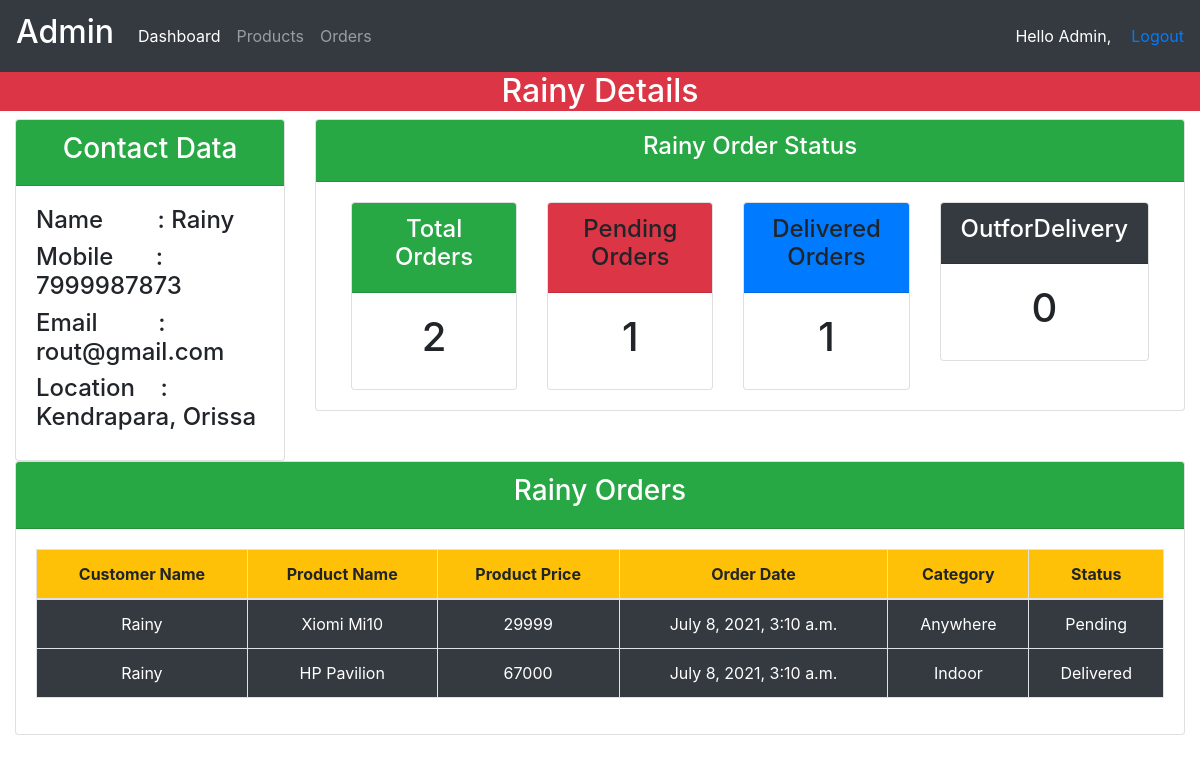
/customer/1 (signed in), run on the app's committed database.
### accounts/models.py (models this page shows, shortened)
class Customer(models.Model):
    first_name = models.CharField(max_length=50,null=True,blank=True)
    last_name = models.CharField(max_length=50,null=True,blank=True)
    email = models.EmailField(max_length=50,null=True,blank=True)
    mobile = models.BigIntegerField(null=True,blank=True)
    location = models.CharField(max_length=50,null=True,blank=True)

class Orders(models.Model):
    STATUS_CHOICES = (
        ('Delivered', 'Delivered'),
        ('Pending', 'Pending'),
        ('OutforDelivery', 'OutforDelivery')
    )
    customer = models.ForeignKey(Customer,null=True,on_delete=models.CASCADE)
    product = models.ForeignKey(Products,null=True,on_delete=models.CASCADE)
    status = models.CharField(choices=STATUS_CHOICES,max_length=100)
    created_date = models.DateField(auto_now=True,null=True)

class Products(models.Model):
    CATAGORY_CHOICE = (
        ('Indoor','Indoor'),
        ('Outoor','Outoor'),
        ('Anywhere','Anywhere')
    )
    name = models.CharField(max_length=50)
    price = models.IntegerField()
    description = models.CharField(max_length=100)
    order_date = models.DateField(auto_now=True)
    category = models.CharField(choices=CATAGORY_CHOICE,max_length=100)

### accounts/decorators.py (the view)
        def wrapper_function(request,*args,**kwargs):
            group = None
            if request.user.groups.exists():
                group = request.user.groups.all()[0].name
            if group in allowed_roles:
                return view_function(request,*args,**kwargs)
            else:
                return HttpResponse('You are not autherized to view this page')

### accounts/views.py (called while the page is built)
@login_required(login_url='login')
@allowed_users(allowed_roles=['admin'])
def customer(request,pk):
    customer = Customer.objects.get(id=pk)
    orders = customer.orders_set.all()
    total_orders = len(orders)
    pending_orders = orders.filter(status='Pending').count()
    delivered_orders = orders.filter(status='Delivered').count()
    outfordelivery_orders = orders.filter(status='OutforDelivery').count()
    context = {
        'customer': customer,
        'orders' : orders,
        'total_orders': total_orders,
        'pending_orders': pending_orders,
        'delivered_orders': delivered_orders,
        'outfordelivery_orders': outfordelivery_orders
    }
    return render(request, 'accounts/customer.html',context)

### templates/accounts/customer.html (shortened to what this page needs)
{% extends 'accounts/base.html' %}
{% block content %}
<h2 class="text-center bg-danger text-white">{{ customer.first_name|capfirst }} Details</h2>
<div class="container-fluid">
    <div class="row">
        <div class="col-md-3">
            <div class="card">
                <div class="card-header bg-success text-white text-center">
                    <h3>Contact Data</h3>
                </div>
                <div class="card-body">
                    <h4>Name &emsp;&emsp;: {{ customer.first_name }} </h4>
                    <h4>Mobile &ensp;&emsp;: {{ customer.mobile }} </h4>
                    <h4>Email &nbsp;&emsp;&emsp;: {{ customer.email }} </h4>
                    <h4>Location &nbsp;&nbsp;&nbsp;: {{ customer.location }} </h4>
                </div>
            </div>
        </div>
        <div class="col-md-9">
            <div class="card">
                <div class="card-header bg-success text-center text-white">
                    <h4>{{ customer.first_name|capfirst }} Order Status</h4>
                </div>
                <div class="card-body">
                    {% include 'accounts/status.html' %}
                </div>
            </div>
        </div>
    </div>
</div>
<div class="container-fluid">
<div class="row">
    <div class="col-md-12">
        <div class="card">
            <div class="card-header bg-success text-center text-white">
                <h3>{{ customer.first_name|capfirst }} Orders</h3>
            </div>
            <div class="card-body">
                <table class="table table-bordered text-center table-hover">
                    <thead class="bg-warning">
                    <tr>
                        <th>Customer Name</th>
                        <th>Product Name</th>
                        <th>Product Price</th>
                        <th>Order Date</th>
                        <th>Category</th>
                        <th>Status</th>
                    </tr>
                    </thead>
                    <tbody class="bg-dark text-white">
                    {% for order in orders %}
                        <tr>
                        <td>{{ order.customer.first_name }}</td>
                        <td>{{ order.product.name }}</td>
                        <td>{{ order.product.price }}</td>
                        <td>{{ order.created_date }}</td>
                        <td>{{ order.product.category }}</td>
                        <td>{{ order.status }}</td>
                        </tr>
                    {% endfor %}
                    </tbody>
                </table>
            </div>
        </div>
    </div>
</div>
</div>
{% endblock %}

### templates/accounts/navbar.html (shortened to what this page needs)
<!DOCTYPE html>
<html lang="en">
<head>
</head>
<body>
{% block content %}
<nav class="navbar navbar-expand-lg navbar-dark bg-dark">
  <a class="navbar-brand" href="#"><h2>{{ request.user|title }}</h2></a>
  <div class="collapse navbar-collapse" id="navbarNav">
    <ul class="navbar-nav">
      {% if request.user.is_staff %}
      <li class="nav-item active">
        <a class="nav-link" href="{% url 'home' %}">Dashboard</a>
      </li>
      <li class="nav-item">
        <a class="nav-link" href="{% url 'products' %}">Products</a>
      </li>
      <li class="nav-item">
        <a class="nav-link" href="{% url 'orders' %}">Orders</a>
      </li>
      {% else %}
        <li class="nav-item">
        <a class="nav-link" href="#">Profile</a>
      </li>
      {% endif %}
    </ul>
  </div>
    <span id="user1">Hello {{ request.user|capfirst }},</span>
    <span id="lg1"><a href="{% url 'logout' %}">Logout</a></span>
</nav>
{% endblock %}
</body>
</html>

### templates/accounts/navbar.html (style rules this page uses)
#user1 { color: white; }
#lg1 { color: white; margin-left: 20px; }

### data on the page
Customer: first_name "Rainy", mobile "7999987873", email "rout@gmail.com", location "Kendrapara, Orissa"
Orders: customer.first_name "Rainy", product.name "Xiomi Mi10", product.price "29999", created_date "July 8, 2021, 3:10 a.m.", product.category "Anywhere", status "Pending"
Orders: customer.first_name "Rainy", product.name "HP Pavilion", product.price "67000", created_date "July 8, 2021, 3:10 a.m.", product.category "Indoor", status "Delivered"

### other printed values
{{ request.user|title }} "Admin"
{{ request.user|capfirst }} "Admin"
{{ total_orders }} "2"
{{ pending_orders }} "1"
{{ delivered_orders }} "1"
{{ outfordelivery_orders }} "0"
